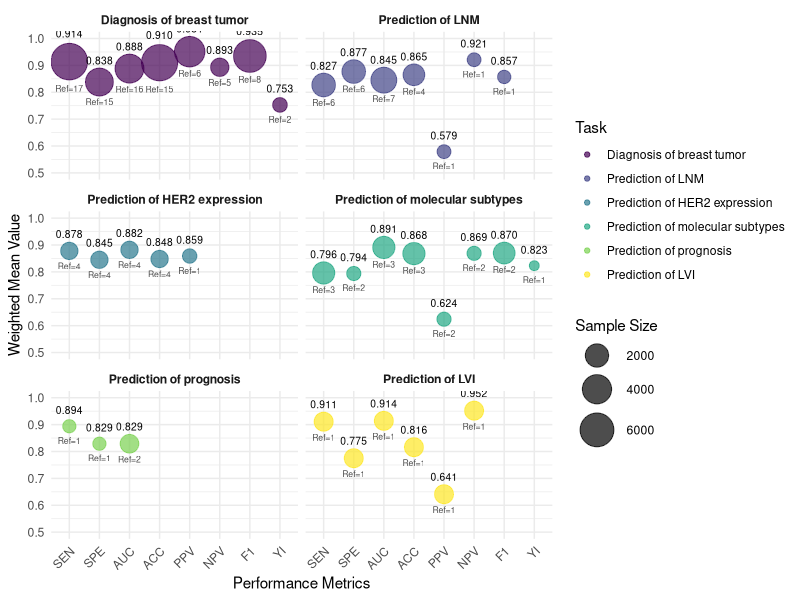

The R script that drew this image:
library(ggplot2)
library(dplyr)

detailed_data <- data.frame(
  Task = rep(c("Diagnosis of breast tumor", "Prediction of LNM", 
               "Prediction of HER2 expression", "Prediction of molecular subtypes",
               "Prediction of prognosis", "Prediction of LVI"), each = 8),
  Metric = rep(c("SEN", "SPE", "AUC", "ACC", "PPV", "NPV", "F1", "YI"), 6),
  Value = c(0.914, 0.838, 0.888, 0.910, 0.951, 0.893, 0.935, 0.753,
            0.827, 0.877, 0.845, 0.865, 0.579, 0.921, 0.857, NA,
            0.878, 0.845, 0.882, 0.848, 0.859, NA, NA, NA,
            0.796, 0.794, 0.891, 0.868, 0.624, 0.869, 0.870, 0.823,
            0.894, 0.829, 0.829, NA, NA, NA, NA, NA,
            0.911, 0.775, 0.914, 0.816, 0.641, 0.952, NA, NA),
  References = c(17, 15, 16, 15, 6, 5, 8, 2, 
                 6, 6, 7, 4, 1, 1, 1, NA,
                 4, 4, 4, 4, 1, NA, NA, NA,
                 3, 2, 3, 3, 2, 2, 2, 1,
                 1, 1, 2, NA, NA, NA, NA, NA,
                 1, 1, 1, 1, 1, 1, NA, NA),
  SampleSize = c(7408, 3464, 3839, 7252, 4474, 863, 5468, 357,
                 2071, 2071, 2760, 1559, 282, 282, 246, NA,
                 698, 698, 698, 698, 335, NA, NA, NA,
                 1701, 313, 1701, 1701, 313, 313, 1581, 120,
                 239, 239, 921, NA, NA, NA, NA, NA,
                 981, 981, 981, 981, 981, 981, NA, NA),
  stringAsFactors = FALSE
)

detailed_data = subset(detailed_data, !is.na(Value))

desired_order = c(
  "Diagnosis of breast tumor",
  "Prediction of LNM",
  "Prediction of HER2 expression",
  "Prediction of molecular subtypes",
  "Prediction of prognosis",
  "Prediction of LVI"
)

desired_metric_order = c("SEN", "SPE", "AUC", "ACC", "PPV", "NPV", "F1", "YI")

detailed_data$Task = factor(detailed_data$Task, levels=desired_order)
detailed_data$Metric = factor(detailed_data$Metric, levels=desired_metric_order)

detailed_data$RefLabel = ifelse(is.na(detailed_data$References), "", paste0("Ref=", detailed_data$References))

ss_min <- min(detailed_data$SampleSize, na.rm = TRUE)
ss_max <- max(detailed_data$SampleSize, na.rm = TRUE)


ggplot(detailed_data, aes(x = Metric, y = Value)) +
  geom_point(aes(size = SampleSize, color = Task), alpha = 0.7) +
  geom_text(aes(label = sprintf("%.3f", Value), vjust= -1.5 - 1.5*(SampleSize - ss_min) / (ss_max - ss_min)), size = 2.6) +
  geom_text(aes(label = paste0("Ref=", References), vjust = 2.5 + 1.8 * (SampleSize - ss_min) / (ss_max - ss_min)), size = 2.2, color = "gray30") +
  scale_size_continuous(range = c(3, 12), name = "Sample Size") +
  scale_color_viridis_d(option = "viridis") +
  scale_y_continuous(limits = c(0.5, 1)) +
  facet_wrap(~Task, ncol = 2) +
  labs(
    x = "Performance Metrics",
    y = "Weighted Mean Value"
  ) +
  theme_minimal() +
  theme(
    plot.title = element_text(face = "bold", size = 14, hjust = 0.5),
    plot.subtitle = element_text(size = 10, hjust = 0.5, color = "gray50"),
    axis.text.x = element_text(angle = 45, hjust = 1),
    legend.position = "right",
    strip.text = element_text(face = "bold")
  )
